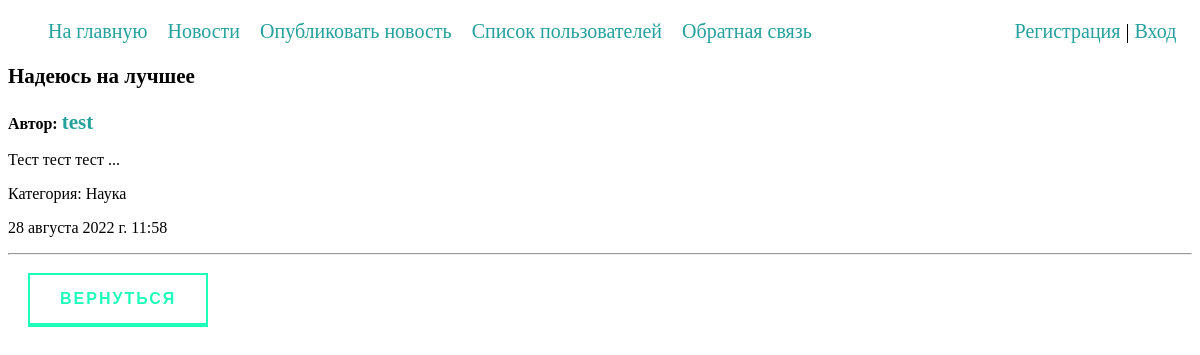
The app's page /news/13/ with its own data.
### news/models.py (models this page shows, shortened)
class News(models.Model):
    title = models.CharField(max_length=255, verbose_name='Заголовок')
    content = models.TextField(blank=False, verbose_name='Текст новости')
    time_created = models.DateTimeField(auto_now_add=True)
    cat = models.ForeignKey('Category', on_delete=models.CASCADE, null=True, verbose_name='Категория')
    author = models.ForeignKey(User, on_delete=models.CASCADE, null=True, verbose_name='Автор')
    class Meta:
        verbose_name = 'Новости'
        verbose_name_plural = 'Новости'
        ordering = ['-time_created', 'title']

class Category(models.Model):
    name = models.CharField(max_length=100, db_index=True, verbose_name='Категория')
    slug = models.SlugField(max_length=255, db_index=True, unique=True, verbose_name='URL')
    def __str__(self):
        return self.name
    class Meta:
        verbose_name = 'Категории'
        verbose_name_plural = 'Категории'
        ordering = ['id']

### news/views.py (the view)
# urls.py: path('news/<int:news_id>/', newsById.as_view(), name='newsById'),
class newsById(DataMixin, DetailView):
    model = News
    template_name = "news/newsById.html"
    pk_url_kwarg = 'news_id'
    context_object_name = 'news'
    def get_context_data(self, *, object_list=None, **kwargs):
        context = super().get_context_data(**kwargs)
        mix_def = self.get_user_context(title=str(self.kwargs['news_id']) + ' Новость')
        return dict(list(context.items()) + list(mix_def.items()))

### account/models.py (called while the page is built)
    def get_absolute_url(self):
        return reverse('profile', kwargs={'profile_id': self.pk})

### first_project/context_processors.py (called while the page is built)
def menu_proc(request):
    return {'menu': menu}

### news/utils.py (called while the page is built)
    def get_user_context(self, **kwargs):
        context = kwargs
        cats = Category.objects.all()
        context['cats'] = cats
        return context

### news/templates/news/newsById.html (shortened to what this page needs)
{% extends 'news/base.html' %}
{% block content %}
    <p style="font-size: 21px;"><b>{{news.title}}</b></p>
    <p><b>Автор: <a style="font-size: 21px;" href="{{ news.author.profile.get_absolute_url }}">{{ news.author.username }}</a></b>
    <p>{{news.content}}</p>
    <p>Категория: {{news.cat}}</p>
    <p>{{news.time_created}}</p>
    <hr></hr>
    <a href="{% url 'news' %}" class="animated-button">Вернуться</a>
{% endblock %}

### news/static/news/css/styles.css (style rules this page uses)
a:active, a:hover, a { text-decoration: none; color: #24a19c; }
.animated-button { text-decoration: none; display: inline-block; margin: 10px 20px; padding: 15px 30px; overflow: hidden; border: 2px solid; border-bottom-width: 4px; font-family: 'Montserrat', sans-serif; text-transform: uppercase; font-weight: bold; letter-spacing: 2px; color: rgba(30, 255, 188, 1); background: rgba(255, 255, 255, 1); transition: color .3s, background .5s; }

### records on screen
News: title "Надеюсь на лучшее", author.username "test", content "Тест тест тест ...", cat "Наука", time_created "28 августа 2022 г. 11:58"

### other values on screen
{{ m.title }} "На главную" "Новости" "Опубликовать новость" "Список пользователей" "Обратная связь"
